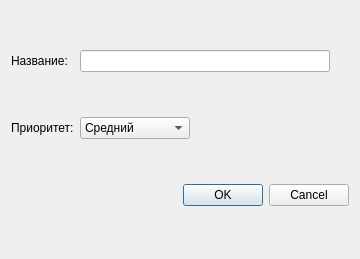
<?xml version="1.0" encoding="UTF-8"?>
<ui version="4.0">
 <class>AddFastTask</class>
 <widget class="QDialog" name="AddFastTask">
  <property name="geometry">
   <rect>
    <x>0</x>
    <y>0</y>
    <width>360</width>
    <height>259</height>
   </rect>
  </property>
  <property name="windowTitle">
   <string>Быстрое создание задачи</string>
  </property>
  <layout class="QGridLayout" name="gridLayout">
   <item row="0" column="0">
    <widget class="QLabel" name="label">
     <property name="text">
      <string>Название:</string>
     </property>
    </widget>
   </item>
   <item row="0" column="1">
    <widget class="QLineEdit" name="nameEdit">
     <property name="sizePolicy">
      <sizepolicy hsizetype="Preferred" vsizetype="Fixed">
       <horstretch>0</horstretch>
       <verstretch>0</verstretch>
      </sizepolicy>
     </property>
     <property name="minimumSize">
      <size>
       <width>200</width>
       <height>0</height>
      </size>
     </property>
     <property name="maximumSize">
      <size>
       <width>250</width>
       <height>16777215</height>
      </size>
     </property>
    </widget>
   </item>
   <item row="1" column="0">
    <widget class="QLabel" name="label_2">
     <property name="text">
      <string>Приоритет:</string>
     </property>
    </widget>
   </item>
   <item row="1" column="1">
    <widget class="QComboBox" name="setPrior">
     <property name="minimumSize">
      <size>
       <width>30</width>
       <height>0</height>
      </size>
     </property>
     <property name="maximumSize">
      <size>
       <width>110</width>
       <height>16777215</height>
      </size>
     </property>
     <property name="baseSize">
      <size>
       <width>30</width>
       <height>0</height>
      </size>
     </property>
     <property name="currentText">
      <string>Средний</string>
     </property>
     <property name="currentIndex">
      <number>1</number>
     </property>
     <item>
      <property name="text">
       <string>Низкий</string>
      </property>
     </item>
     <item>
      <property name="text">
       <string>Средний</string>
      </property>
     </item>
     <item>
      <property name="text">
       <string>Высокий</string>
      </property>
     </item>
    </widget>
   </item>
   <item row="2" column="1">
    <widget class="QDialogButtonBox" name="btn">
     <property name="orientation">
      <enum>Qt::Horizontal</enum>
     </property>
     <property name="standardButtons">
      <set>QDialogButtonBox::Cancel|QDialogButtonBox::Ok</set>
     </property>
    </widget>
   </item>
  </layout>
 </widget>
 <resources/>
 <connections>
  <connection>
   <sender>btn</sender>
   <signal>accepted()</signal>
   <receiver>AddFastTask</receiver>
   <slot>accept()</slot>
   <hints>
    <hint type="sourcelabel">
     <x>248</x>
     <y>254</y>
    </hint>
    <hint type="destinationlabel">
     <x>157</x>
     <y>274</y>
    </hint>
   </hints>
  </connection>
  <connection>
   <sender>btn</sender>
   <signal>rejected()</signal>
   <receiver>AddFastTask</receiver>
   <slot>reject()</slot>
   <hints>
    <hint type="sourcelabel">
     <x>316</x>
     <y>260</y>
    </hint>
    <hint type="destinationlabel">
     <x>286</x>
     <y>274</y>
    </hint>
   </hints>
  </connection>
 </connections>
</ui>
